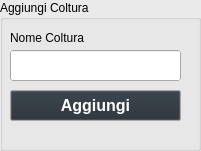
     <widget class="QGroupBox" name="groupBox_9">
      <property name="geometry">
       <rect>
        <x>70</x>
        <y>100</y>
        <width>201</width>
        <height>151</height>
       </rect>
      </property>
      <property name="palette">
       <palette>
        <active>
         <colorrole role="WindowText">
          <brush brushstyle="SolidPattern">
           <color alpha="255">
            <red>0</red>
            <green>0</green>
            <blue>0</blue>
           </color>
          </brush>
         </colorrole>
         <colorrole role="Button">
          <brush brushstyle="SolidPattern">
           <color alpha="255">
            <red>234</red>
            <green>234</green>
            <blue>234</blue>
           </color>
          </brush>
         </colorrole>
         <colorrole role="Light">
          <brush brushstyle="SolidPattern">
           <color alpha="255">
            <red>255</red>
            <green>255</green>
            <blue>255</blue>
           </color>
          </brush>
         </colorrole>
         <colorrole role="Midlight">
          <brush brushstyle="SolidPattern">
           <color alpha="255">
            <red>244</red>
            <green>244</green>
            <blue>244</blue>
           </color>
          </brush>
         </colorrole>
         <colorrole role="Dark">
          <brush brushstyle="SolidPattern">
           <color alpha="255">
            <red>117</red>
            <green>117</green>
            <blue>117</blue>
           </color>
          </brush>
         </colorrole>
         <colorrole role="Mid">
          <brush brushstyle="SolidPattern">
           <color alpha="255">
            <red>156</red>
            <green>156</green>
            <blue>156</blue>
           </color>
          </brush>
         </colorrole>
         <colorrole role="Text">
          <brush brushstyle="SolidPattern">
           <color alpha="255">
            <red>0</red>
            <green>0</green>
            <blue>0</blue>
           </color>
          </brush>
         </colorrole>
         <colorrole role="BrightText">
          <brush brushstyle="SolidPattern">
           <color alpha="255">
            <red>255</red>
            <green>255</green>
            <blue>255</blue>
           </color>
          </brush>
         </colorrole>
         <colorrole role="ButtonText">
          <brush brushstyle="SolidPattern">
           <color alpha="255">
            <red>0</red>
            <green>0</green>
            <blue>0</blue>
           </color>
          </brush>
         </colorrole>
         <colorrole role="Base">
          <brush brushstyle="SolidPattern">
           <color alpha="255">
            <red>255</red>
            <green>255</green>
            <blue>255</blue>
           </color>
          </brush>
         </colorrole>
         <colorrole role="Window">
          <brush brushstyle="SolidPattern">
           <color alpha="255">
            <red>234</red>
            <green>234</green>
            <blue>234</blue>
           </color>
          </brush>
         </colorrole>
         <colorrole role="Shadow">
          <brush brushstyle="SolidPattern">
           <color alpha="255">
            <red>0</red>
            <green>0</green>
            <blue>0</blue>
           </color>
          </brush>
         </colorrole>
         <colorrole role="AlternateBase">
          <brush brushstyle="SolidPattern">
           <color alpha="255">
            <red>244</red>
            <green>244</green>
            <blue>244</blue>
           </color>
          </brush>
         </colorrole>
         <colorrole role="ToolTipBase">
          <brush brushstyle="SolidPattern">
           <color alpha="255">
            <red>255</red>
            <green>255</green>
            <blue>220</blue>
           </color>
          </brush>
         </colorrole>
         <colorrole role="ToolTipText">
          <brush brushstyle="SolidPattern">
           <color alpha="255">
            <red>0</red>
            <green>0</green>
            <blue>0</blue>
           </color>
          </brush>
         </colorrole>
         <colorrole role="PlaceholderText">
          <brush brushstyle="SolidPattern">
           <color alpha="127">
            <red>0</red>
            <green>0</green>
            <blue>0</blue>
           </color>
          </brush>
         </colorrole>
         <colorrole role="Accent">
          <brush brushstyle="SolidPattern">
           <color alpha="255">
            <red>255</red>
            <green>255</green>
            <blue>255</blue>
           </color>
          </brush>
         </colorrole>
        </active>
        <inactive>
         <colorrole role="WindowText">
          <brush brushstyle="SolidPattern">
           <color alpha="255">
            <red>0</red>
            <green>0</green>
            <blue>0</blue>
           </color>
          </brush>
         </colorrole>
         <colorrole role="Button">
          <brush brushstyle="SolidPattern">
           <color alpha="255">
            <red>234</red>
            <green>234</green>
            <blue>234</blue>
           </color>
          </brush>
         </colorrole>
         <colorrole role="Light">
          <brush brushstyle="SolidPattern">
           <color alpha="255">
            <red>255</red>
            <green>255</green>
            <blue>255</blue>
           </color>
          </brush>
         </colorrole>
         <colorrole role="Midlight">
          <brush brushstyle="SolidPattern">
           <color alpha="255">
            <red>244</red>
            <green>244</green>
            <blue>244</blue>
           </color>
          </brush>
         </colorrole>
         <colorrole role="Dark">
          <brush brushstyle="SolidPattern">
           <color alpha="255">
            <red>117</red>
            <green>117</green>
            <blue>117</blue>
           </color>
          </brush>
         </colorrole>
         <colorrole role="Mid">
          <brush brushstyle="SolidPattern">
           <color alpha="255">
            <red>156</red>
            <green>156</green>
            <blue>156</blue>
           </color>
          </brush>
         </colorrole>
         <colorrole role="Text">
          <brush brushstyle="SolidPattern">
           <color alpha="255">
            <red>0</red>
            <green>0</green>
            <blue>0</blue>
           </color>
          </brush>
         </colorrole>
         <colorrole role="BrightText">
          <brush brushstyle="SolidPattern">
           <color alpha="255">
            <red>255</red>
            <green>255</green>
            <blue>255</blue>
           </color>
          </brush>
         </colorrole>
         <colorrole role="ButtonText">
          <brush brushstyle="SolidPattern">
           <color alpha="255">
            <red>0</red>
            <green>0</green>
            <blue>0</blue>
           </color>
          </brush>
         </colorrole>
         <colorrole role="Base">
          <brush brushstyle="SolidPattern">
           <color alpha="255">
            <red>255</red>
            <green>255</green>
            <blue>255</blue>
           </color>
          </brush>
         </colorrole>
         <colorrole role="Window">
          <brush brushstyle="SolidPattern">
           <color alpha="255">
            <red>234</red>
            <green>234</green>
            <blue>234</blue>
           </color>
          </brush>
         </colorrole>
         <colorrole role="Shadow">
          <brush brushstyle="SolidPattern">
           <color alpha="255">
            <red>0</red>
            <green>0</green>
            <blue>0</blue>
           </color>
          </brush>
         </colorrole>
         <colorrole role="AlternateBase">
          <brush brushstyle="SolidPattern">
           <color alpha="255">
            <red>244</red>
            <green>244</green>
            <blue>244</blue>
           </color>
          </brush>
         </colorrole>
         <colorrole role="ToolTipBase">
          <brush brushstyle="SolidPattern">
           <color alpha="255">
            <red>255</red>
            <green>255</green>
            <blue>220</blue>
           </color>
          </brush>
         </colorrole>
         <colorrole role="ToolTipText">
          <brush brushstyle="SolidPattern">
           <color alpha="255">
            <red>0</red>
            <green>0</green>
            <blue>0</blue>
           </color>
          </brush>
         </colorrole>
         <colorrole role="PlaceholderText">
          <brush brushstyle="SolidPattern">
           <color alpha="127">
            <red>0</red>
            <green>0</green>
            <blue>0</blue>
           </color>
          </brush>
         </colorrole>
         <colorrole role="Accent">
          <brush brushstyle="SolidPattern">
           <color alpha="255">
            <red>255</red>
            <green>255</green>
            <blue>255</blue>
           </color>
          </brush>
         </colorrole>
        </inactive>
        <disabled>
         <colorrole role="WindowText">
          <brush brushstyle="SolidPattern">
           <color alpha="255">
            <red>117</red>
            <green>117</green>
            <blue>117</blue>
           </color>
          </brush>
         </colorrole>
         <colorrole role="Button">
          <brush brushstyle="SolidPattern">
           <color alpha="255">
            <red>234</red>
            <green>234</green>
            <blue>234</blue>
           </color>
          </brush>
         </colorrole>
         <colorrole role="Light">
          <brush brushstyle="SolidPattern">
           <color alpha="255">
            <red>255</red>
            <green>255</green>
            <blue>255</blue>
           </color>
          </brush>
         </colorrole>
         <colorrole role="Midlight">
          <brush brushstyle="SolidPattern">
           <color alpha="255">
            <red>244</red>
            <green>244</green>
            <blue>244</blue>
           </color>
          </brush>
         </colorrole>
         <colorrole role="Dark">
          <brush brushstyle="SolidPattern">
           <color alpha="255">
            <red>117</red>
            <green>117</green>
            <blue>117</blue>
           </color>
          </brush>
         </colorrole>
         <colorrole role="Mid">
          <brush brushstyle="SolidPattern">
           <color alpha="255">
            <red>156</red>
            <green>156</green>
            <blue>156</blue>
           </color>
          </brush>
         </colorrole>
         <colorrole role="Text">
          <brush brushstyle="SolidPattern">
           <color alpha="255">
            <red>117</red>
            <green>117</green>
            <blue>117</blue>
           </color>
          </brush>
         </colorrole>
         <colorrole role="BrightText">
          <brush brushstyle="SolidPattern">
           <color alpha="255">
            <red>255</red>
            <green>255</green>
            <blue>255</blue>
           </color>
          </brush>
         </colorrole>
         <colorrole role="ButtonText">
          <brush brushstyle="SolidPattern">
           <color alpha="255">
            <red>117</red>
            <green>117</green>
            <blue>117</blue>
           </color>
          </brush>
         </colorrole>
         <colorrole role="Base">
          <brush brushstyle="SolidPattern">
           <color alpha="255">
            <red>234</red>
            <green>234</green>
            <blue>234</blue>
           </color>
          </brush>
         </colorrole>
         <colorrole role="Window">
          <brush brushstyle="SolidPattern">
           <color alpha="255">
            <red>234</red>
            <green>234</green>
            <blue>234</blue>
           </color>
          </brush>
         </colorrole>
         <colorrole role="Shadow">
          <brush brushstyle="SolidPattern">
           <color alpha="255">
            <red>0</red>
            <green>0</green>
            <blue>0</blue>
           </color>
          </brush>
         </colorrole>
         <colorrole role="AlternateBase">
          <brush brushstyle="SolidPattern">
           <color alpha="255">
            <red>234</red>
            <green>234</green>
            <blue>234</blue>
           </color>
          </brush>
         </colorrole>
         <colorrole role="ToolTipBase">
          <brush brushstyle="SolidPattern">
           <color alpha="255">
            <red>255</red>
            <green>255</green>
            <blue>220</blue>
           </color>
          </brush>
         </colorrole>
         <colorrole role="ToolTipText">
          <brush brushstyle="SolidPattern">
           <color alpha="255">
            <red>0</red>
            <green>0</green>
            <blue>0</blue>
           </color>
          </brush>
         </colorrole>
         <colorrole role="PlaceholderText">
          <brush brushstyle="SolidPattern">
           <color alpha="127">
            <red>117</red>
            <green>117</green>
            <blue>117</blue>
           </color>
          </brush>
         </colorrole>
         <colorrole role="Accent">
          <brush brushstyle="SolidPattern">
           <color alpha="255">
            <red>255</red>
            <green>255</green>
            <blue>255</blue>
           </color>
          </brush>
         </colorrole>
        </disabled>
       </palette>
      </property>
      <property name="autoFillBackground">
       <bool>true</bool>
      </property>
      <property name="title">
       <string>Aggiungi Coltura</string>
      </property>
      <property name="flat">
       <bool>true</bool>
      </property>
      <widget class="QLabel" name="label_23">
       <property name="geometry">
        <rect>
         <x>10</x>
         <y>30</y>
         <width>91</width>
         <height>16</height>
        </rect>
       </property>
       <property name="text">
        <string>Nome Coltura</string>
       </property>
      </widget>
      <widget class="QPushButton" name="btnAggColtura">
       <property name="geometry">
        <rect>
         <x>10</x>
         <y>90</y>
         <width>171</width>
         <height>31</height>
        </rect>
       </property>
       <property name="palette">
        <palette>
         <active>
          <colorrole role="Button">
           <brush brushstyle="SolidPattern">
            <color alpha="255">
             <red>37</red>
             <green>46</green>
             <blue>53</blue>
            </color>
           </brush>
          </colorrole>
          <colorrole role="ButtonText">
           <brush brushstyle="SolidPattern">
            <color alpha="255">
             <red>255</red>
             <green>255</green>
             <blue>255</blue>
            </color>
           </brush>
          </colorrole>
          <colorrole role="Base">
           <brush brushstyle="SolidPattern">
            <color alpha="255">
             <red>37</red>
             <green>46</green>
             <blue>53</blue>
            </color>
           </brush>
          </colorrole>
         </active>
         <inactive>
          <colorrole role="Button">
           <brush brushstyle="SolidPattern">
            <color alpha="255">
             <red>37</red>
             <green>46</green>
             <blue>53</blue>
            </color>
           </brush>
          </colorrole>
          <colorrole role="ButtonText">
           <brush brushstyle="SolidPattern">
            <color alpha="255">
             <red>255</red>
             <green>255</green>
             <blue>255</blue>
            </color>
           </brush>
          </colorrole>
          <colorrole role="Base">
           <brush brushstyle="SolidPattern">
            <color alpha="255">
             <red>37</red>
             <green>46</green>
             <blue>53</blue>
            </color>
           </brush>
          </colorrole>
         </inactive>
         <disabled>
          <colorrole role="Button">
           <brush brushstyle="SolidPattern">
            <color alpha="255">
             <red>37</red>
             <green>46</green>
             <blue>53</blue>
            </color>
           </brush>
          </colorrole>
         </disabled>
        </palette>
       </property>
       <property name="font">
        <font>
         <family>Arial</family>
         <pointsize>12</pointsize>
         <bold>true</bold>
        </font>
       </property>
       <property name="text">
        <string>Aggiungi</string>
       </property>
      </widget>
      <widget class="QLineEdit" name="txtAggiungiColtura">
       <property name="geometry">
        <rect>
         <x>10</x>
         <y>50</y>
         <width>171</width>
         <height>31</height>
        </rect>
       </property>
       <property name="autoFillBackground">
        <bool>true</bool>
       </property>
      </widget>
     </widget>
